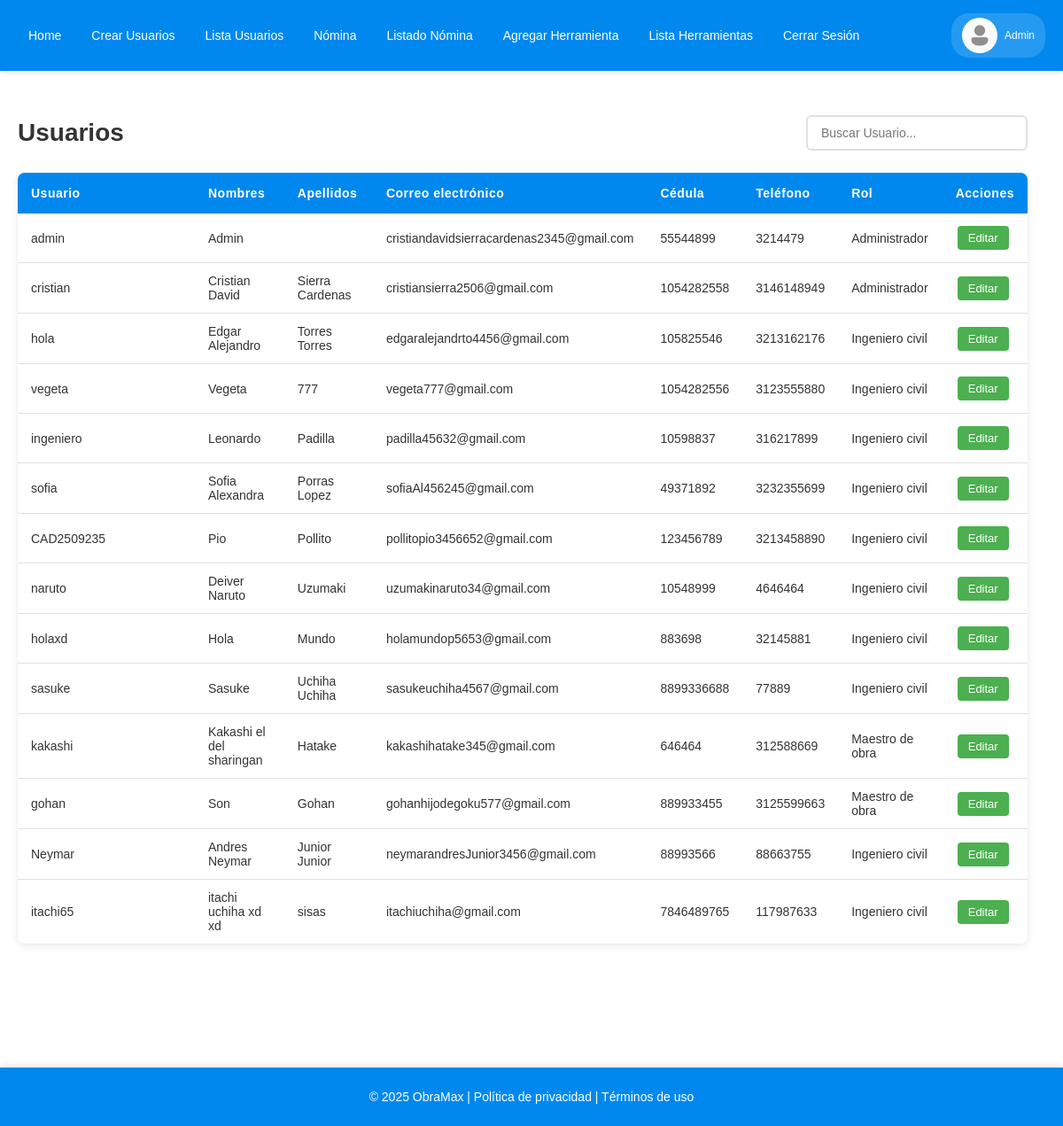
/lista_usuarios/ (signed in), run on an earlier commit of the app's database.
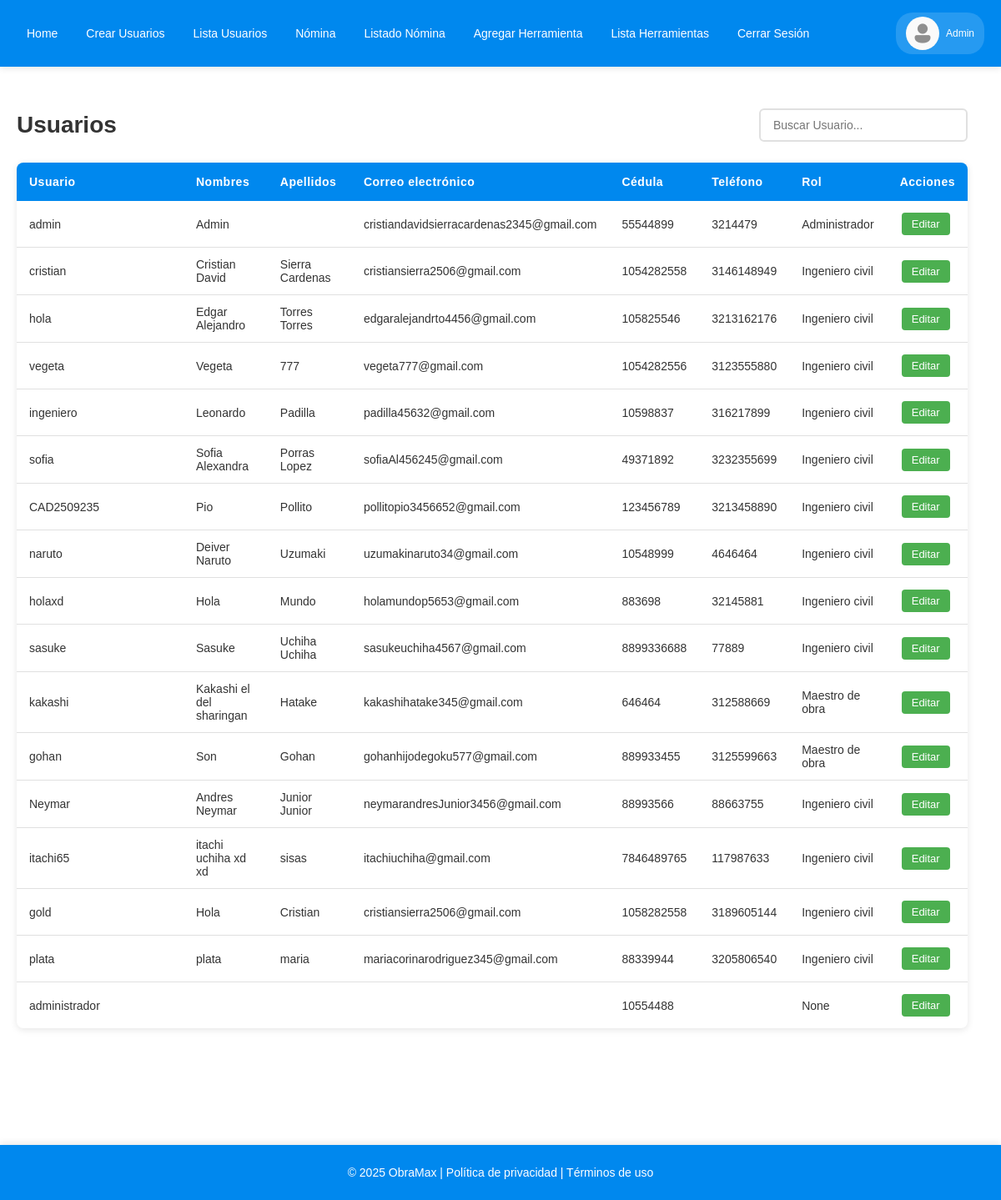
And on a later commit of the database.
### empleados_crud/models.py (models this page shows, shortened)
class CustomUser(AbstractUser):
    ROLES = [
        ('Administrador','Administrador'),
        ('Ingeniero civil', 'Ingeniero civil'),
        ('Maestro de obra','Maestro de obra'),
    ]
    cedula = models.CharField(max_length=15,unique=True)
    telefono = models.CharField(max_length=15)
    rol = models.CharField(max_length= 20, choices=ROLES ,blank=True, null=True)
    REQUIRED_FIELDS = ['cedula']

### empleados_crud/views.py (the view)
# urls.py: path('lista_usuarios/' , views.lista_usuarios, name='lista_usuarios'),
@login_required
@admin_required
def lista_usuarios(request):
    if request.method == 'GET':
        usuarios_list = CustomUser.objects.all()
    else:
        usuarios_list = CustomUser.objects.all()
    return render(request, 'lista_usuarios.html', {'usuarios': usuarios_list})

### empleados_crud/templates/lista_usuarios.html
{% extends 'base.html' %}
{% load static %}
{% block content %}
<div class="usuarios-container">
    <div class="usuarios-header">
        <h2>Usuarios</h2>
        <div class="filter" style="display: flex; gap: 10px; align-items: center; flex-wrap: wrap;">
                <input type="text" id="buscar" placeholder="Buscar Usuario...">
        </div>
    </div>
    {% if usuarios %}
    <div class="table-responsive">
        <table>
            <thead>
                <tr>
                    <th>Usuario</th>
                    <th>Nombres</th>
                    <th>Apellidos</th>
                    <th>Correo electrónico</th>
                    <th>Cédula</th>
                    <th>Teléfono</th>
                    <th>Rol</th>
                    <th>Acciones</th>
                </tr>
            </thead>
            <tbody>
                {% for usuario in usuarios %}
                <tr>
                    <td data-label="Usuario">{{ usuario.username }}</td>
                    <td data-label="Nombres">{{ usuario.first_name }}</td>
                    <td data-label="Apellidos">{{ usuario.last_name }}</td>
                    <td data-label="Correo">{{ usuario.email }}</td>
                    <td data-label="Cédula">{{ usuario.cedula }}</td>
                    <td data-label="Teléfono">{{ usuario.telefono }}</td>
                    <td data-label="Rol">{{ usuario.rol }}</td>
                    <td data-label="Acciones">
                        <a href="{% url 'editar_usuario' usuario.id %}">Editar</a>
                    </td>
                </tr>
                {% endfor %}
            </tbody>
        </table>
    </div>
    {% else %}
    <p class="no-usuarios">No hay usuarios creados</p>
    {% endif %}
</div>
{% endblock %}

### empleados_crud/templates/base.html (shortened to what this page needs)
<!DOCTYPE html>
{% load static %}
<html lang="es">
<head>
    <link rel="stylesheet" href="{% static 'CSS/styles.css' %}">
</head>
<body class="layout">
    <header class="site-header">
        <nav class="navbar">
            <div class="nav__container">
                <ul class="nav__list" id="navMenu">
                    <li class="nav__item"><a class="nav_link" href="{% url 'index' %}">Home</a></li>
                    {% if user.is_authenticated %}
                        {% if request.user.rol == 'Administrador' %}
                            <li class="nav__item"><a class="nav_link" href="{% url 'crear_usuarios' %}">Crear Usuarios</a></li>
                            <li class="nav__item"><a class="nav_link" href="{% url 'lista_usuarios' %}">Lista Usuarios</a></li>
                            <li class="nav__item"><a class="nav_link" href="{% url 'nomina' %}">Nómina</a></li>
                            <li class="nav__item"><a class="nav_link" href="{% url 'empleados_nomina' %}">Listado Nómina</a></li>
                            <li class="nav__item"><a class="nav_link" href="{% url 'herramientas' %}">Agregar Herramienta</a></li>
                            <li class="nav__item"><a class="nav_link" href="{% url 'lista_herramientas' %}">Lista Herramientas</a></li>
                        {% endif %}
                        <li class="nav__item"><a class="nav_link" href="{% url 'cerrarSesion' %}">Cerrar Sesión</a></li>
                    {% else %}
                        <li class="nav__item"><a class="nav_link" href="{% url 'iniciarSesion' %}">Iniciar sesión</a></li>
                        <li class="nav__item"><a class="nav_link" href="{% url 'registrarse' %}">Registrarse</a></li>
                    {% endif %}
                </ul>
                {% if user.is_authenticated %}
                <div class="nav__user-profile">
                    <img class="nav__user-avatar" src="{% static 'img/avatar.png' %}">
                    <span class="nav__user-name">{{ user.first_name }} {{ user.last_name }}</span>
                </div>
                {% endif %}
            </div>
        </nav>
    </header>
    <div class="page-wrapper">
        <main class="main-content">
            {% block content %}{% endblock %}
        </main>
    </div>
    <footer class="footer">
        <p>© 2025 ObraMax | Política de privacidad | Términos de uso</p>
    </footer>
</body>
</html>

### empleados_crud/static/CSS/styles.css (style rules this page uses)
* { margin: 0; padding: 0; box-sizing: border-box; }
body { font-family: sans-serif; background-color: #fff; color: #000; overflow-x: hidden; padding-top: 80px; display: flex; flex-direction: column; min-height: 100vh; }
.main-content { flex: 1; padding-bottom: 90px; }
.navbar { background-color: #0088ee; width: 100%; box-shadow: 0 2px 8px rgba(0, 0, 0, 0.1); position: fixed; top: 0; left: 0; z-index: 1000; }
.nav__list { list-style: none; display: flex; gap: 10px; }
.nav__container { margin: auto; padding: 8px 20px; display: flex; align-items: center; justify-content: space-between; max-width: 1200px; height: 80px; }
.nav_link { color: #fff; text-decoration: none; padding: 8px 12px; background-color: transparent; display: inline-block; font-size: 14px; font-weight: 500; transition: all 0.3s ease; border-radius: 4px; }
.nav__item { list-style: none; display: inline-block; font-size: 20px; font-weight: bold; }
.nav__user-profile { display: flex; align-items: center; gap: 8px; padding: 5px 12px; background-color: rgba(255, 255, 255, 0.15); border-radius: 20px; flex-shrink: 0; max-width: 180px; }
.nav__user-name { max-width: 110px; overflow: hidden; text-overflow: ellipsis; white-space: nowrap; font-size: 12px; color: #fff; }
.nav__user-avatar { width: 40px; height: 40px; border-radius: 50%; object-fit: cover; flex-shrink: 0 }
.footer { background-color: #0088ee; color: white; text-align: center; padding: 25px 20px; box-shadow: 0 -2px 8px rgba(0, 0, 0, 0.1); font-size: 14px; font-weight: 500; }
a { text-decoration: none; }
table { width: 100%; border-collapse: collapse; margin-top: 20px; background-color: #ffffff; box-shadow: 0 2px 8px rgba(0, 0, 0, 0.1); border-radius: 8px; overflow: hidden; }
table thead { background-color: #0088ee; color: white; }
table thead th { padding: 15px; text-align: left; font-weight: 600; font-size: 14px; letter-spacing: 0.5px; }
table tbody tr { border-bottom: 1px solid #e0e0e0; transition: background-color 0.3s ease; }
table tbody td { padding: 12px 15px; font-size: 14px; color: #333333; cursor: pointer; }
table tbody td:first-child { min-width: 200px; white-space: nowrap; }
table tbody tr:last-child { border-bottom: none; }
table a { padding: 6px 12px; margin: 2px; background-color: #4CAF50; color: white; text-decoration: none; border-radius: 4px; display: inline-block; cursor: pointer; font-size: 13px; font-weight: 500; transition: all 0.3s ease; }
#buscar { padding: 10px 15px; border: 2px solid #e0e0e0; border-radius: 6px; width: 250px; font-size: 14px; transition: all 0.3s ease; }
.usuarios-container { margin: 30px auto; padding: 20px; padding-right: 40px; max-width: 1200px; min-height: 400px; }
.usuarios-header { display: flex; justify-content: space-between; align-items: center; margin-bottom: 25px; flex-wrap: nowrap; gap: 15px; }
.usuarios-header h2 { font-size: 28px; color: #333333; margin: 0; }

What changed in the data, as far as the page shows it:
changed CustomUser "cristian": rol "Administrador" → "Ingeniero civil"
added CustomUser: username "gold", first_name "Hola", last_name "Cristian", email "cristiansierra2506@gmail.com", cedula "1058282558", telefono "3189605144", rol "Ingeniero civil"
added CustomUser: username "plata", first_name "plata", last_name "maria", email "mariacorinarodriguez345@gmail.com", cedula "88339944", telefono "3205806540", rol "Ingeniero civil"
added CustomUser: username "administrador", cedula "10554488", rol "None"
